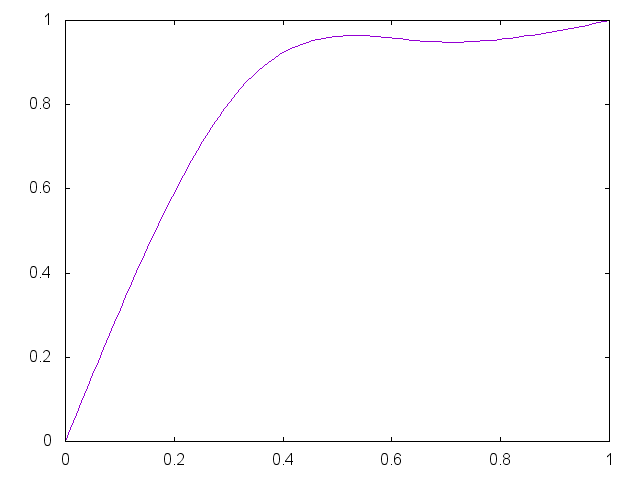

The gnuplot source for this figure:


set term png

set output "generate/static/generate/csplines-0.85-0.95.png"
plot '-' smooth csplines notitle
0 0
0.33 0.85
0.67 0.95 
1 1
e

reset;
